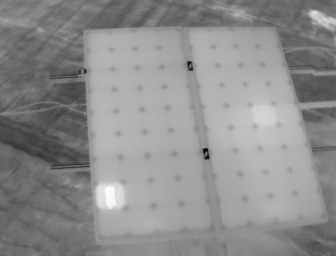
#> input picture Playground/DJI_0804.jpg, 336 x 256 px, found by its file name
$ python Histogram.py
#> lines starting #> are read from the running program, lines starting #| are printed output that depends on the picture
from skimage import io, color
import matplotlib.pyplot as plt
from PIL import Image

# Reading image and Splitting
im = Image.open(r"C:\\Users\\Rakshith R\\Documents\\PycharmProjects\\Hotspot-Detection-Solar-Panel\\Playground"
                r"\\DJI_0804.jpg")
#> im is the input picture: PIL image 336x256 RGB; min 0, max 255, mean 141.2
im1 = Image.Image.split(im)
im1[0].show()
imf = im1[0]
imf.save("C:\\Users\\Rakshith R\\Documents\\PycharmProjects\\Hotspot-Detection-Solar-Panel\\Playground\\DJI.jpg")

# Reading image again for Histogram
image = io.imread('C:\\Users\\Rakshith R\\Documents\\PycharmProjects\\Hotspot-Detection-Solar-Panel\\Playground\\DJI'
                  '.jpg')
#> image: shape (256, 336); min 0, max 255, mean 141.2

# i = color.gray2rgb(image)

count, bins, temp = plt.hist(image.ravel(), bins=256)
#> count = 256 values, max 2649 at index 174, min 0 at index 1, mean 336; bins = 257 values from 0 to 255; temp = 256 items

float_number = []
for i in range(len(count)):
    float_number.append(float(count[i]))
#> after the loop, float_number has the same summary as count

print(float_number)
#> (printed output is left out)

plt.show()
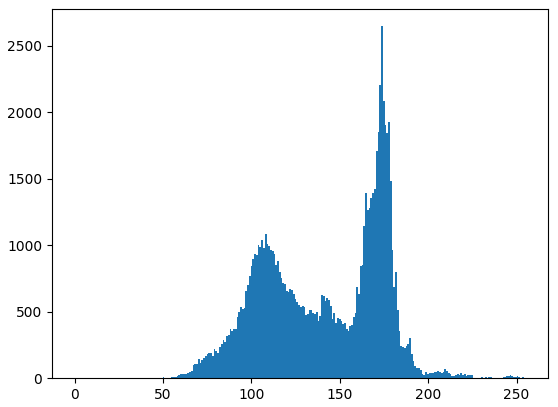
#> figure drawn by matplotlib, 1 panel; tallest bar 2649 high, from x = 173.3 to 174.3
io.imsave('C:\\Users\\Rakshith R\\Documents\\PycharmProjects\\Hotspot-Detection-Solar-Panel\\Playground\\DJI2.jpg',
          image)
